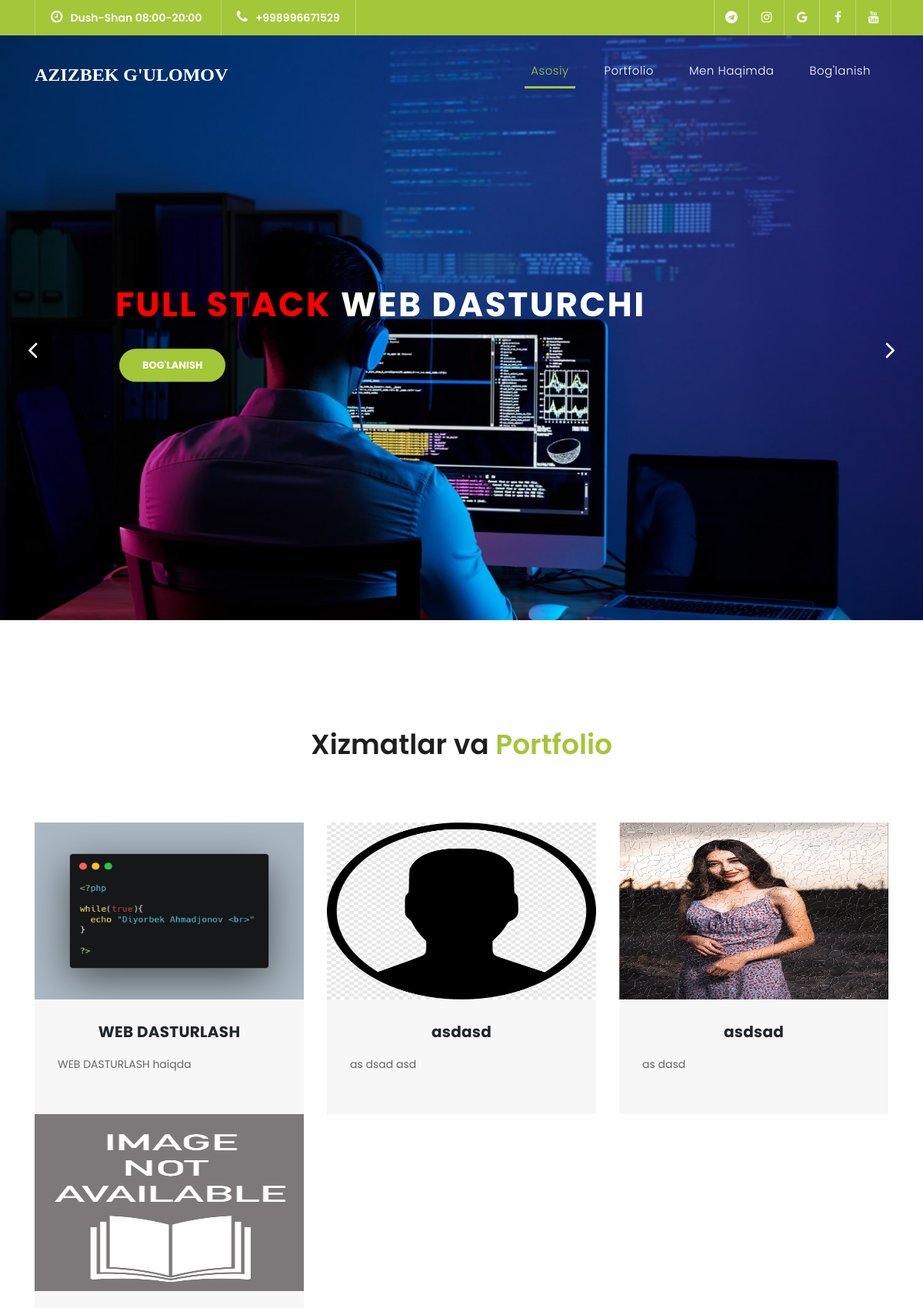
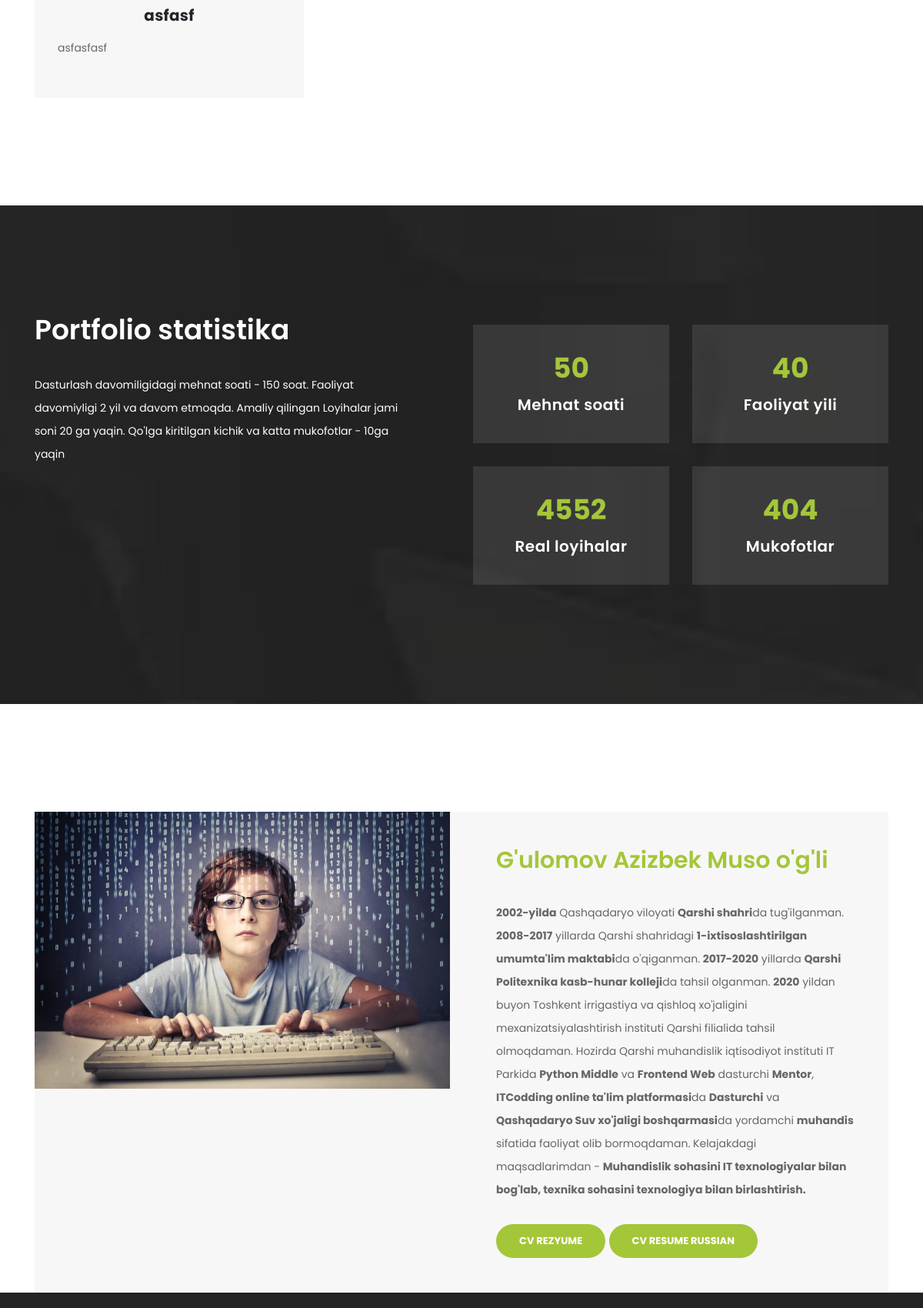
The page / (upper part) on the database its author committed (2 pictures, top to bottom).
### user/models.py (models this page shows, shortened)
class Infomatsion(models.Model):
    frist_name = models.CharField(max_length=50)
    last_name = models.CharField(max_length=50)
    birthday = models.DateField()
    phonenumer = models.CharField(max_length=50)
    photo = models.ImageField(upload_to='photos/%Y/%m/%d/',null=True,default='photos/default.jpg')
    mehnat = models.IntegerField(default=0)
    faoliyat = models.IntegerField(default=0)
    project = models.IntegerField(default=0)
    mukofot = models.IntegerField(default=0)
    def fullname(self):
        return self.frist_name + ' ' + self.last_name

class Service(models.Model):
    images = models.ImageField(upload_to='images/')
    title = models.CharField(max_length=50)
    description = models.TextField()

### user/views.py (the view)
# urls.py: path('', Index.as_view(), name='index'),
class Index(View):
    def get(self, request):
        info = Infomatsion.objects.get(pk=1)
        service = Service.objects.all()
        documents = Document.objects.all()
        return render(request, 'index.html',
                      {'info': info,
                       'service': service,
                       'documents': documents})

### user/templates/index.html (shortened to what this page needs)
{% extends 'base.html' %}
{% load static %}
{% block content %}
  <div class="sub-header">
    <div class="container">
      <div class="row">
        <div class="col-md-8 col-xs-12">
          <ul class="left-info">
            <li><a href="#"><i class="fa fa-clock-o"></i>Dush-Shan 08:00-20:00</a></li>
            <li><a href="tel:{{ info.phonenumer }}"><i class="fa fa-phone"></i>+{{info.phonenumer}}</a></li>
          </ul>
        </div>
        <div class="col-md-4">
          <ul class="right-icons">
            <li><a href="https://t.me/AzizbekGulomov"><i class="fa fa-telegram"></i></a></li>
            <li><a href="http://intagram.com/azizbek_gulomov07"><i class="fa fa-instagram"></i></a></li>
            <li><a href="https://mail.google.com/mail/u/0/#inbox"><i class="fa fa-google"></i></a></li>
            <li><a href="https://www.facebook.com/azizbek.gulomov.1806"><i class="fa fa-facebook"></i></a></li>
            <li><a href="https://www.youtube.com/channel/UCP5zVGHU66Lw6GrHWoqIBqQ"><i class="fa fa-youtube"></i></a></li>
          </ul>
        </div>
      </div>
    </div>
  </div>
  <header class="">
    <nav class="navbar navbar-expand-lg">
      <div class="container">
        <a class="navbar-brand" href="{% url 'index' %}">
          <h2 style="font-family: Times New Roman">{{info.fullname}}</h2>
        </a>
        <div class="collapse navbar-collapse" id="navbarResponsive">
          <ul class="navbar-nav ml-auto">
            <li class="nav-item">
              <a class="nav-link current" href="#top">Asosiy
              </a>
            </li>
            <li class="nav-item">
              <a class="nav-link" href="#services">Portfolio</a>
            </li>
            <li class="nav-item">
              <a class="nav-link" href="#about">Men haqimda</a>
            </li>
            <li class="nav-item">
              <a class="nav-link" href="#contactus">Bog'lanish</a>
            </li>
          </ul>
        </div>
      </div>
    </nav>
  </header>
  <div class="main-banner header-text" id="top">
    <div class="Modern-Slider">
      <div class="item item-1">
        <div class="img-fill">
          <div class="text-content">
            <h4><span style="color: red;">Full stack</span> Web dasturchi</h4>
            <a href="tel: {{ info.phonenumer }}" class="filled-button">Bog'lanish</a>
          </div>
        </div>
      </div>
    </div>
  </div>
    {% if service %}
  <div class="services" id="services">
    <div class="container">
      <div class="row">
        <div class="col-md-12">
          <div class="section-heading">
            <h2>Xizmatlar va <em>Portfolio</em></h2>
          </div>
        </div>
        {% for servic in service %}
        <div class="col-md-4">
          <div class="service-item">
            <img style="height: 230px;" src="{{ servic.images.url }}" alt="{{ servic.title }}">
            <div class="down-content">
              <h4 style="text-align: center;">{{ servic.title }}</h4>
              <p>{{ servic.description }}</p>
            </div>
          </div>
        </div>
        {% endfor %}
        {% endif %}
      </div>
    </div>
  </div>
  <div class="fun-facts">
    <div class="container">
      <div class="row">
        <div class="col-md-6">
          <div class="left-content">
            <h2>Portfolio statistika</h2>
            <p>Dasturlash davomiligidagi mehnat soati - 150 soat.
              Faoliyat davomiyligi 2 yil va davom etmoqda. Amaliy qilingan Loyihalar jami soni 20 ga yaqin.
              Qo'lga kiritilgan kichik va katta mukofotlar - 10ga yaqin
            </p>
          </div>
        </div>
        <div class="col-md-6 align-self-center">
          <div class="row">
            <div class="col-md-6">
              <div class="count-area-content">
                <div class="count-digit">{{ info.mehnat }}</div>
                <div class="count-title">Mehnat soati</div>
              </div>
            </div>
            <div class="col-md-6">
              <div class="count-area-content">
                <div class="count-digit">{{ info.faoliyat }}</div>
                <div class="count-title">Faoliyat yili</div>
              </div>
            </div>
            <div class="col-md-6">
              <div class="count-area-content">
                <div class="count-digit">{{ info.project }}</div>
                <div class="count-title">Real loyihalar</div>
              </div>
            </div>
            <div class="col-md-6">
              <div class="count-area-content">
                <div class="count-digit">{{info.mukofot}}</div>
                <div class="count-title">Mukofotlar</div>
              </div>
            </div>
          </div>
        </div>
      </div>
    </div>
  </div>
  <div class="more-info" id="about">
    <div class="container">
      <div class="row">
        <div class="col-md-12">
          <div class="more-info-content">
            <div class="row">
              <div class="col-md-6">
                <div class="left-image">
                  <img src="{{ info.photo.url }}" alt="{{ info.fullname }}">
                </div>
              </div>
              <div class="col-md-6 align-self-center">
                <div class="right-content">
                  <h2 style="font-size: 30px;"><em>G'ulomov Azizbek Muso o'g'li</em></h2>
                  <p><b>2002-yilda</b> Qashqadaryo viloyati <b>Qarshi shahri</b>da tug'ilganman. <b>2008-2017</b> yillarda Qarshi shahridagi <b>1-ixtisoslashtirilgan umumta'lim maktabi</b>da o'qiganman. <b>2017-2020</b> yillarda <b>Qarshi Politexnika kasb-hunar kolleji</b>da tahsil olganman. <b>2020</b> yildan buyon Toshkent irrigastiya va qishloq xo'jaligini mexanizatsiyalashtirish instituti Qarshi filialida tahsil olmoqdaman. Hozirda Qarshi muhandislik iqtisodiyot instituti IT Parkida <b>Python Middle</b> va <b>Frontend Web</b> dasturchi <b>Mentor</b>, <b>ITCodding online ta'lim platformasi</b>da <b>Dasturchi</b> va <b>Qashqadaryo Suv xo'jaligi boshqarmasi</b>da yordamchi <b>muhandis</b> sifatida faoliyat olib bormoqdaman. Kelajakdagi maqsadlarimdan - <b>Muhandislik sohasini IT texnologiyalar bilan bog'lab, texnika sohasini texnologiya bilan birlashtirish.</b></p>
                  <a href="./Azizbek G'ulomov resume-конвертирован.pdf"  class="filled-button" download>CV Rezyume</a>
                  <a href="./Azizbek G'ulomov resume rus.pdf"  class="filled-button" download>CV Resume Russian</a>
                </div>
              </div>
            </div>
          </div>
        </div>
      </div>
    </div>
  </div>
  <footer>
  </footer>
  {% endblock content %}

### templates/base.html (shortened to what this page needs)
{% load static %}
<!DOCTYPE html>
<html lang="en">
<head>
  <link rel="stylesheet" href="{% static 'bootstrap/css/bootstrap.min.css' %}">
  <link rel="stylesheet" href="{% static 'assets/css/fontawesome.css' %}">
  <link rel="stylesheet" href="{% static 'assets/css/templatemo-finance-business.css' %}">
  <link rel="stylesheet" href="{% static 'assets/css/owl.css' %}">
  <link rel="stylesheet" href="https://cdnjs.cloudflare.com/ajax/libs/font-awesome/4.7.0/css/font-awesome.min.css">
</head>
<body>
    {% block content %}
    {% endblock content %}
</body>

### rows shown on the page
Infomatsion: phonenumer "998996671529", fullname "AZIZBEK G'ULOMOV", mehnat "50", faoliyat "40", project "4552", mukofot "404", photo (picture)
Service: images (picture), title "WEB DASTURLASH", description "WEB DASTURLASH haiqda"
Service: images (picture), title "asdasd", description "as dsad asd"
Service: images (picture), title "asdsad", description "as dasd"
Service: images (picture), title "asfasf", description "asfasfasf"
